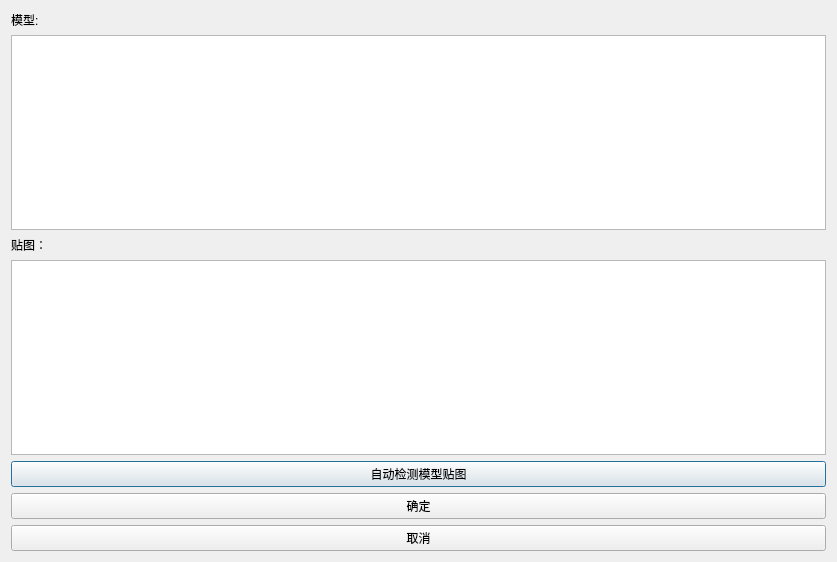
<?xml version="1.0" encoding="UTF-8"?>
<ui version="4.0">
 <class>AddMeshToEntityDlg</class>
 <widget class="QDialog" name="AddMeshToEntityDlg">
  <property name="geometry">
   <rect>
    <x>0</x>
    <y>0</y>
    <width>837</width>
    <height>562</height>
   </rect>
  </property>
  <property name="windowTitle">
   <string>添加模型到实体</string>
  </property>
  <layout class="QVBoxLayout" name="verticalLayout">
   <item>
    <widget class="QLabel" name="label">
     <property name="text">
      <string>模型:</string>
     </property>
    </widget>
   </item>
   <item>
    <widget class="QTableView" name="modelTableView"/>
   </item>
   <item>
    <widget class="QLabel" name="label_2">
     <property name="text">
      <string>贴图：</string>
     </property>
    </widget>
   </item>
   <item>
    <widget class="QTableView" name="textureTableView"/>
   </item>
   <item>
    <widget class="QPushButton" name="pushButtonAutoDetect">
     <property name="text">
      <string>自动检测模型贴图</string>
     </property>
    </widget>
   </item>
   <item>
    <widget class="QPushButton" name="pushButtonOK">
     <property name="text">
      <string>确定</string>
     </property>
    </widget>
   </item>
   <item>
    <widget class="QPushButton" name="pushButtonCancel">
     <property name="text">
      <string>取消</string>
     </property>
    </widget>
   </item>
  </layout>
 </widget>
 <resources/>
 <connections>
  <connection>
   <sender>pushButtonOK</sender>
   <signal>clicked()</signal>
   <receiver>AddMeshToEntityDlg</receiver>
   <slot>accept()</slot>
   <hints>
    <hint type="sourcelabel">
     <x>418</x>
     <y>501</y>
    </hint>
    <hint type="destinationlabel">
     <x>418</x>
     <y>280</y>
    </hint>
   </hints>
  </connection>
  <connection>
   <sender>pushButtonCancel</sender>
   <signal>clicked()</signal>
   <receiver>AddMeshToEntityDlg</receiver>
   <slot>reject()</slot>
   <hints>
    <hint type="sourcelabel">
     <x>418</x>
     <y>536</y>
    </hint>
    <hint type="destinationlabel">
     <x>418</x>
     <y>280</y>
    </hint>
   </hints>
  </connection>
 </connections>
</ui>
